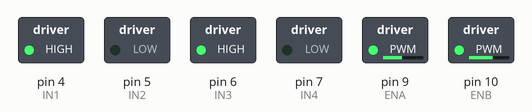
The sketch below on a simulated Arduino Uno, built with avr-gcc and run on an emulated ATmega328P. On the bench: switched loads named in the sketch (green lamp = pin HIGH).

Above: at 0.05 s.
At 3.05 s:
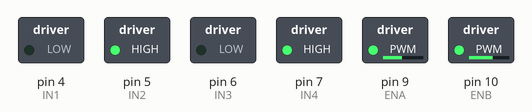
At 5.95 s:
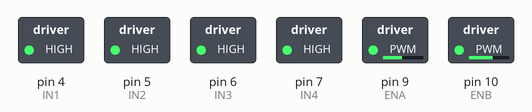
Timing chart, 0 to 6.9 s (numbered marks = the images above):
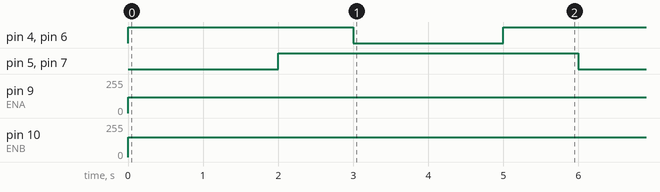

The sketch:

motor_control.ino
```cpp
//initialising motor driving pins for L298N
#define IN1 4
#define IN2 5
#define IN3 6
#define IN4 7
#define ENA 9
#define ENB 10

#define MOTOR_SPEED_A 120
#define MOTOR_SPEED_B 150

void setup() {
  //initialising pins as outputs
  pinMode(IN1, OUTPUT);
  pinMode(IN2, OUTPUT);
  pinMode(IN3, OUTPUT);
  pinMode(IN4, OUTPUT);
  pinMode(ENA, OUTPUT);
  pinMode(ENB, OUTPUT);
}

void loop() {
  //move forward
  digitalWrite(IN1, HIGH);
  digitalWrite(IN2, LOW);
  digitalWrite(IN3, HIGH);
  digitalWrite(IN4, LOW);

  analogWrite(ENA, MOTOR_SPEED_A);
  analogWrite(ENB, MOTOR_SPEED_B);

  delay(2000);

  //break
  digitalWrite(IN1, HIGH);
  digitalWrite(IN2, HIGH);
  digitalWrite(IN3, HIGH);
  digitalWrite(IN4, HIGH);

  delay(1000);

  //move backward
  digitalWrite(IN1, LOW);
  digitalWrite(IN2, HIGH);
  digitalWrite(IN3, LOW);
  digitalWrite(IN4, HIGH);

  delay(2000);

  //break
  digitalWrite(IN1, HIGH);
  digitalWrite(IN2, HIGH);
  digitalWrite(IN3, HIGH);
  digitalWrite(IN4, HIGH);

  delay(1000);
}
```

Measured:
- by itself, pin 4 (IN1), pin 6 (IN3): repeats every 6.0 s: LOW 2.0 s, HIGH 4.0 s
- by itself, pin 5 (IN2), pin 7 (IN4): alternates HIGH for 4.0 s and LOW for 2.0 s
- by itself, pin 9 (ENA): 0/255 → 120/255 at 0.00 s
- by itself, pin 10 (ENB): 0/255 → 150/255 at 0.00 s
